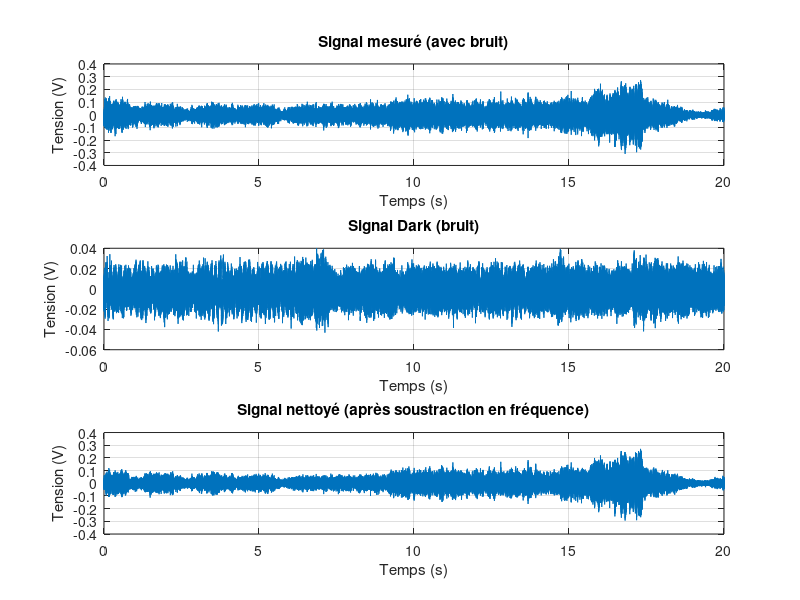
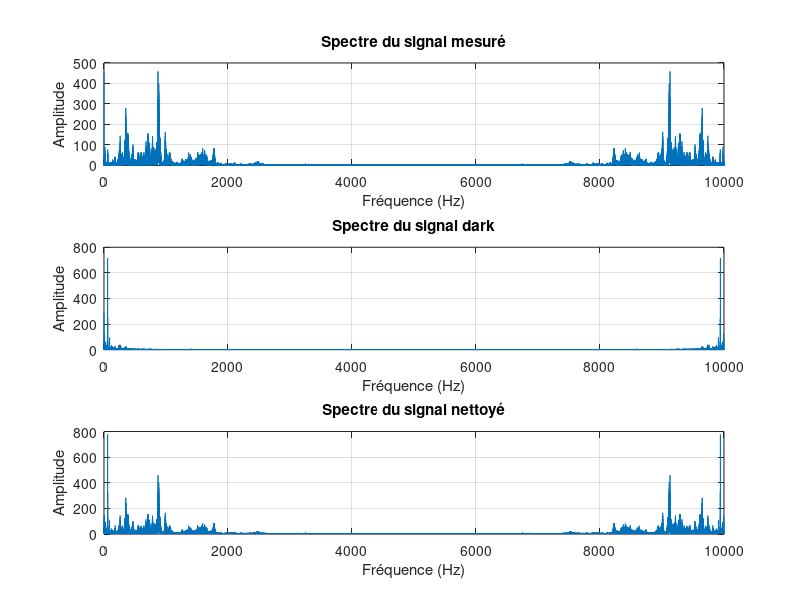

Recreate these plots in MATLAB, in order.
% Load recording
load('mozzart_2.mat'); 
t = moku.data(:,1);
v = moku.data(:, 2);
% Load noise
load('noise_20s_real.mat');
t_dark = moku.data(:,1);
v_dark = moku.data(:, 2);

% Sampling freq
fs = 1 / (t(2) - t(1)); 
N = length(v); 


% FFT of signals
FFT_signal = fft(v);
FFT_dark   = fft(v_dark);

FFT_net = FFT_signal - 1.1*FFT_dark;
v_cleaned = real(ifft(FFT_net));

%% Conception d'un filtre passe-bande Butterworth
low_cutoff  = 400;    % par exemple, 20 Hz
high_cutoff = 4000; % par exemple, 20 kHz (vérifiez que cela correspond à votre système)

% Ordre du filtre
order = 4; 
% Conception du filtre
[b, a] = butter(order, [low_cutoff, high_cutoff] / (fs/2), 'bandpass');

%% Application du filtre

v_filtered = filtfilt(b, a, v_cleaned);

%% Affichage des résultats
figure;
subplot(3,1,1)
plot(t, v);
title('Signal mesuré (avec bruit)');
xlabel('Temps (s)');
ylabel('Tension (V)');
grid on;

subplot(3,1,2)
plot(t, v_dark);
title('Signal Dark (bruit)');
xlabel('Temps (s)');
ylabel('Tension (V)');
grid on;

subplot(3,1,3)
plot(t, v_filtered);
title('Signal nettoyé (après soustraction en fréquence)');
xlabel('Temps (s)');
ylabel('Tension (V)');
grid on;

%% (Optionnel) Affichage des spectres
f = (0:N-1)*(fs/N); % Vecteur de fréquences
figure;
subplot(3,1,1)
plot(f, abs(FFT_signal));
title('Spectre du signal mesuré');
xlabel('Fréquence (Hz)');
ylabel('Amplitude');
grid on;

subplot(3,1,2)
plot(f, abs(FFT_dark));
title('Spectre du signal dark');
xlabel('Fréquence (Hz)');
ylabel('Amplitude');
grid on;

subplot(3,1,3)
plot(f, abs(FFT_net));
title('Spectre du signal nettoyé');
xlabel('Fréquence (Hz)');
ylabel('Amplitude');
grid on;
%audiowrite("mozzzzz6_filt.wav", v_filtered, round(fs));
